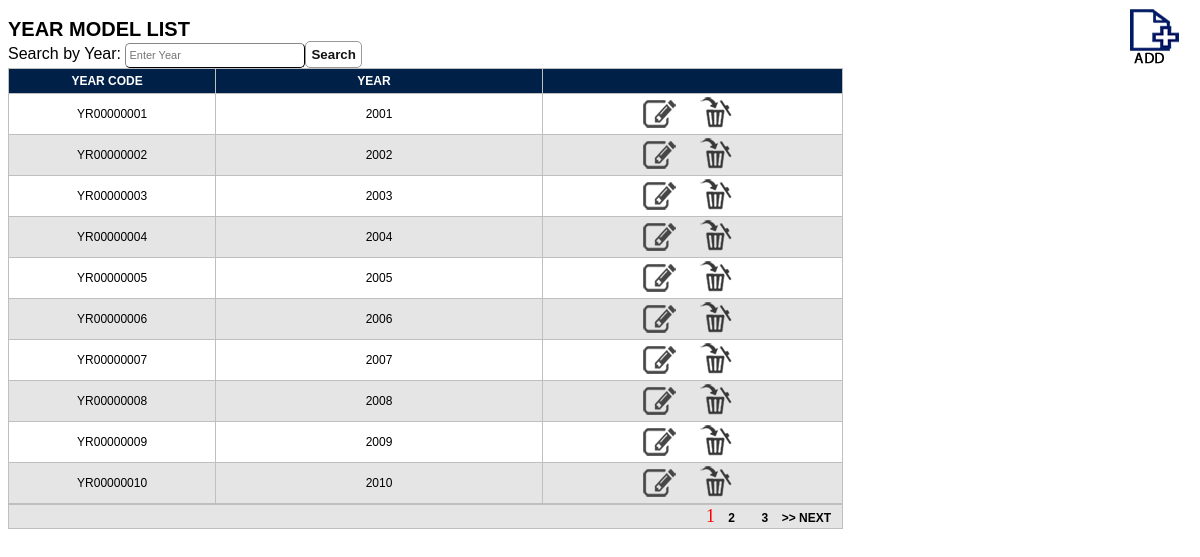
Page /year_list.php (signed in) on the committed database.
### tables this page shows
CREATE TABLE `tbl_year` (
  `year_id` varchar(20) NOT NULL,
  `year` int(11) NOT NULL,
  `created` datetime NOT NULL,
  PRIMARY KEY (`year_id`),
  UNIQUE KEY `year_id` (`year_id`)
);

### year_list.php (the view, shortened to what this page needs)
<?php
	require_once("conf/db_connection.php");
?>
<html>
<head>
<link rel="stylesheet" type="text/css" href="style/table.css" />
</head>
<body>
<div class="button"><a href="year_add.php"><img src="images/add.jpg" /></a></div>
<div class="title">YEAR MODEL LIST</div>
Search by Year: <input type="text" name="txtsearchyr" id="txtsearchyr" name="search" placeholder="Enter Year" /><input type="button" value="Search" onclick="SearchYear();" />
<?Php
$page_name="year_list.php";
@$column_name=$_GET['year_list'];
@$start=$_GET['start'];
$eu = ($start - 0);
$limit = 10;
$this1 = $eu + $limit;
$next = $eu + $limit;
$query2=" SELECT * FROM tbl_year  ";
$count=$dbo->prepare($query2);
$count->execute();
$nume=$count->rowCount();
echo "<span id='divSearchYear'><TABLE><tr>";
echo "<th width='75px'><a href='$page_name?column_name=year_id'>Year Code</a></th>";
echo "<th width='120px'><a href='$page_name?column_name=year'>Year </a></th>";
echo "<th><a href='$page_name?column_name=button'></th>";
$query=" SELECT * FROM tbl_year  ";
$query = $query. " limit $eu, $limit ";
foreach ($dbo->query($query) as $row) {
echo "<tr >";
echo "<td><center>$row[year_id]</td>";
echo "<td><center>$row[year]</center></td>";
echo "<td width='110px'><center>
			<a href='year_edit.php?yearid=$row[year_id]'><img src='images/edit.png' /></a> &nbsp;&nbsp;
			<a href='year_delete.php?yearid=$row[year_id]'><img src='images/delete.png' /></a>
		</center></td>";
echo "</tr>";
}
echo "</table></span>";
echo "<table><tr><td align='right'>";
$l=1;
for($i=0;$i < $nume;$i=$i+$limit){
if($i <> $eu){
echo "&nbsp;&nbsp;&nbsp; <a href='$page_name?start=$i&column_name=$column_name'>$l</a> ";
}
else { echo "<font face='Verdana' size='4' color=red>$l</font>";}
$l=$l+1;
}
if($this1 < $nume) {
print "<a href='$page_name?start=$next&column_name=$column_name'>>> NEXT</a>";}
echo "</td></tr></table>";
?>
</body>
</html>

### style/table.css (style rules this page uses)
body { font-family:Arial; }
table { width: 835px; border-collapse: collapse; border-spacing: 0; margin:0px; padding:0px; }
table, th, td { border: 1px solid #bfbfbf; }
th { background: #002047; color: #fff; font-size: 14px; font-weight: bold; text-transform: uppercase; height: 25px; }
th a { color: #fff; text-decoration: none; }
td { font-size: 12px; height: 23px; }
tr:nth-child(even) { background: #fff; }
tr:nth-child(odd) { background: #e5e5e5; }
.title { padding-top: 10px; font-weight: bold; font-size: 20px; text-transform:uppercase; }
.button { float: right; font-size: 15px; }
a { text-decoration: none; margin-right: 10px; font-size: 12px; font-weight: bold; color: #000; cursor:pointer; }
input[type="text"], input[type="password"],textarea, select { font-size: 11px; line-height:150%; color : #000; padding : 3px; border : 1px outset #333; -moz-border-radius: 5px; -webkit-border-radius: 5px; -khtml-border-radius: 5px; border-radius: 5px; width: 180px; }
input[type="submit"], input[type="button"] { background: repeat-x top center; border: 1px solid #999; -moz-border-radius: 5px; color: #141414; font-weight: bold; -webkit-border-radius: 5px; padding: 5px; cursor:pointer; }

### rows in the picture
tbl_year: year_id "YR00000001", year "2001"
tbl_year: year_id "YR00000002", year "2002"
tbl_year: year_id "YR00000003", year "2003"
tbl_year: year_id "YR00000004", year "2004"
tbl_year: year_id "YR00000005", year "2005"
tbl_year: year_id "YR00000006", year "2006"
tbl_year: year_id "YR00000007", year "2007"
tbl_year: year_id "YR00000008", year "2008"
tbl_year: year_id "YR00000009", year "2009"
tbl_year: year_id "YR00000010", year "2010"
